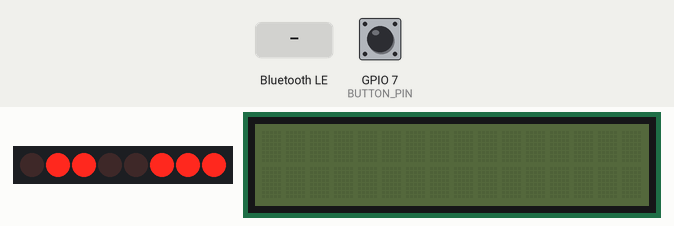
Recording of a sketch running on a simulated ESP32-S3. Parts: 8 port-expander outputs drawn as a row of LEDs (first output left, lit = HIGH), 16×2 character LCD. Wiring (inferred from the names in the program): PCF8574 port expander at I2C address 0x27. Wiring (inferred from the signals the program sends): row of LEDs: on Q0, Q1, Q2, Q3, Q4, Q5, Q6, Q7. Inputs (shaded band) come from the test bench; at power-on: GPIO 7 (BUTTON_PIN) HIGH. Nothing arrives over Bluetooth unless stated; a phone connects over Bluetooth LE 3 s after start; what the sketch prints to the serial monitor is not drawn.

Above: at 1.6 s.
1.7 s: GPIO 7 (BUTTON_PIN) pulled LOW for 0.15 s
At 3.2 s:
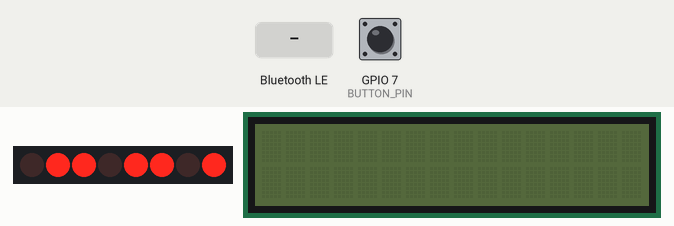
4.8 s: Bluetooth LE write "1" received
At 7.5 s:
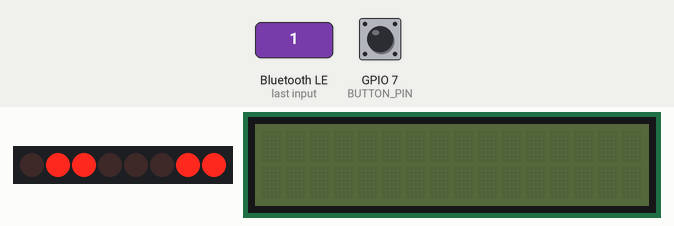
7.8 s: GPIO 7 (BUTTON_PIN) pulled LOW for 1 s
9.4 s: GPIO 7 (BUTTON_PIN) pulled LOW for 3.2 s
At 9.45 s:
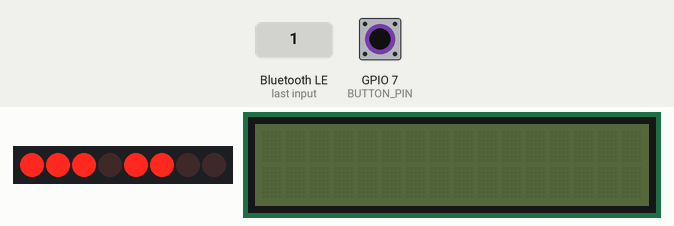
13.2 s: Bluetooth LE write "0" received
Timing chart, 0 to 20.2 s (numbered marks = the images above; inputs shaded):
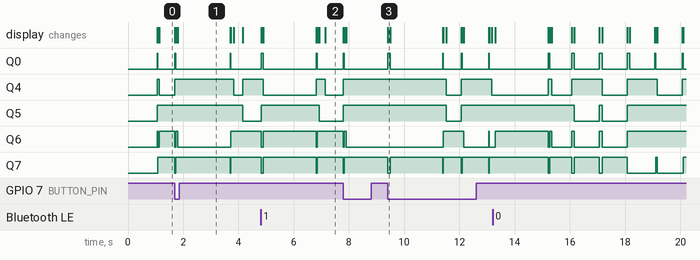

The sketch:

Lab3part3.ino
```cpp
#include <Wire.h>
#include <LiquidCrystal_I2C.h>
#include <BLEDevice.h>
#include <BLEUtils.h>
#include <BLEServer.h>

#define BUTTON_PIN    7
#define BIT_RS        0x01  // Bit 0: command (0) or data (1)
#define BIT_RW        0x02  // Bit 1: writing to (0) or reading from (1) the LCD
#define BIT_EN        0x04  // Bit 2: HIGH to signal the LCD that data or a command is incoming, and back to LOW to tell the LCD device to process it
#define BIT_BACKLIGHT 0x08  // Bit 3: backlight control bit, turn on (1), and turn off (0)

LiquidCrystal_I2C lcd(0x27, 16, 2);

//===============> TODO:
// Generate random Service and Characteristic UUIDs: https://www.uuidgenerator.net/
#define SERVICE_UUID        "2cc2d08b-f544-41b2-806d-499547a4b4f5"
#define CHARACTERISTIC_UUID "7a78bf9f-fc17-4f49-942c-bfec9c095872"

// button and BLE interrupt ending timeing
unsigned long overrideEndTime = 0;
bool isOverridden = false;

// hardware timer
hw_timer_t *hwTimer = NULL;

// flag for state machine
volatile int  globalCounter = 0;
volatile bool timerFlag     = false;
volatile bool buttonFlag    = false;
volatile bool bleFlag       = false;

//Name: lcd_send
//Description: Take value and preprocess it then send to LCD
void lcd_send(uint8_t value, bool is_data) {
  uint8_t rs_bit = is_data ? BIT_RS : 0x00;
  uint8_t backlight_bit = BIT_BACKLIGHT;

  // 1. first half data (Bits 4-7)
  uint8_t high_nibble = value & 0xF0;

  Wire.beginTransmission(0x27);
  Wire.write(high_nibble | backlight_bit | BIT_EN | rs_bit);
  Wire.write(high_nibble | backlight_bit | 0x00 | rs_bit);
  Wire.endTransmission();
  delay(1);

  // 2. second half data
  uint8_t low_nibble = (value << 4) & 0xF0;

  Wire.beginTransmission(0x27);
  Wire.write(low_nibble | backlight_bit | BIT_EN | rs_bit);
  Wire.write(low_nibble | backlight_bit | 0x00 | rs_bit);
  Wire.endTransmission();
  delay(1);
}

// lcd command with select bit = 0
void lcd_command(uint8_t cmd) {
  lcd_send(cmd, false);
}

// lcd data with select bit = 1
void lcd_data(uint8_t data) {
  lcd_send(data, true);
}

void lcd_print(const char* str) {
  while (*str) {
    lcd_data(*str++);
  }
}

void lcd_print_int(int num) {
  char buf[12];
  itoa(num, buf, 10);
  lcd_print(buf);
}


class MyCallbacks: public BLECharacteristicCallbacks {
  void onWrite(BLECharacteristic *pCharacteristic) {
    // =========> TODO: This callback function will be invoked when signal is
    // 		     received over BLE. Implement the necessary functionality that
    //		     will trigger the message to the LCD.
    bleFlag = true;
  }
};


// ==============> TODO: Write your timer ISR here.
void IRAM_ATTR onTimer() {
  timerFlag = true;
}

// ==============> TODO: Create an ISR function to handle button press here.
void IRAM_ATTR onButtonPress() {
  buttonFlag = true;
}


void setup() {
  Serial.begin(115200);
  // =========> TODO: Initialize LCD display
  Wire.begin();
  lcd.init();
  delay(2);

  BLEDevice::init("MyESP32");
  BLEServer *pServer = BLEDevice::createServer();
  BLEService *pService = pServer->createService(SERVICE_UUID);
  BLECharacteristic *pCharacteristic = pService->createCharacteristic(
                                        CHARACTERISTIC_UUID,
                                        BLECharacteristic::PROPERTY_READ |
                                        BLECharacteristic::PROPERTY_WRITE
                                      );


  pCharacteristic->setCallbacks(new MyCallbacks());
  pService->start();
  BLEAdvertising *pAdvertising = pServer->getAdvertising();
  pAdvertising->start();

   //
   // =========> TODO: create a timer, attach an interrupt, set an alarm which will
   //                  update the counter every second.
   //
  hwTimer = timerBegin(1000000); //1MHz
  timerAttachInterrupt(hwTimer, &onTimer);
  timerAlarm(hwTimer, 1000000, true, 0);   // timer interrupt every  second

  // ========> TODO: Set button pin as input and attach an interrupt
  pinMode(BUTTON_PIN, INPUT_PULLUP);
  attachInterrupt(digitalPinToInterrupt(BUTTON_PIN), onButtonPress, FALLING);
}


void loop() {
 // =========> TODO: Print out an incrementing counter to the LCD.
 //                  If a signal has been received over BLE, print out “New
 //                  Message!” on the LCD.
 //                  If the button has been pressed, print out "Button Pressed"
 //                  on the LCD.
  unsigned long currentMillis = millis();

  // BLE signal
  if (bleFlag) {
    bleFlag = false;
    isOverridden = true;
    overrideEndTime = currentMillis + 2000; // freeze 2 seconds

    lcd_command(0xC0); //set cursor to the second line

    lcd_print("New Message!");
    Serial.println("BLE Event Triggered: New Message!");
  }
  // button press
  else if (buttonFlag) {
    buttonFlag = false;
    isOverridden = true;
    overrideEndTime = currentMillis + 2000; // freeze 2 seconds

    lcd_command(0xC0); //set cursor to the second line

    lcd_print("Button Pressed");
    Serial.println("Hardware Event Triggered: Button Pressed");
  }

  // reset after 2 seconds
  if (isOverridden && (currentMillis >= overrideEndTime)) {
    isOverridden = false;
    lcd_command(0xC0);
    lcd_print("                ");
    lcd_print("Count: ");
    lcd_print_int(globalCounter);
  }

  // updating LCD counting
  if (timerFlag) {
    timerFlag = false;

    if (!isOverridden) {
      globalCounter++;
      lcd_command(0x80);
      lcd_print("Count: ");
      lcd_print_int(globalCounter);
    }

    Serial.print("Periodic Timer Tick. Current Count: ");
    Serial.println(globalCounter);
  }

}
```
